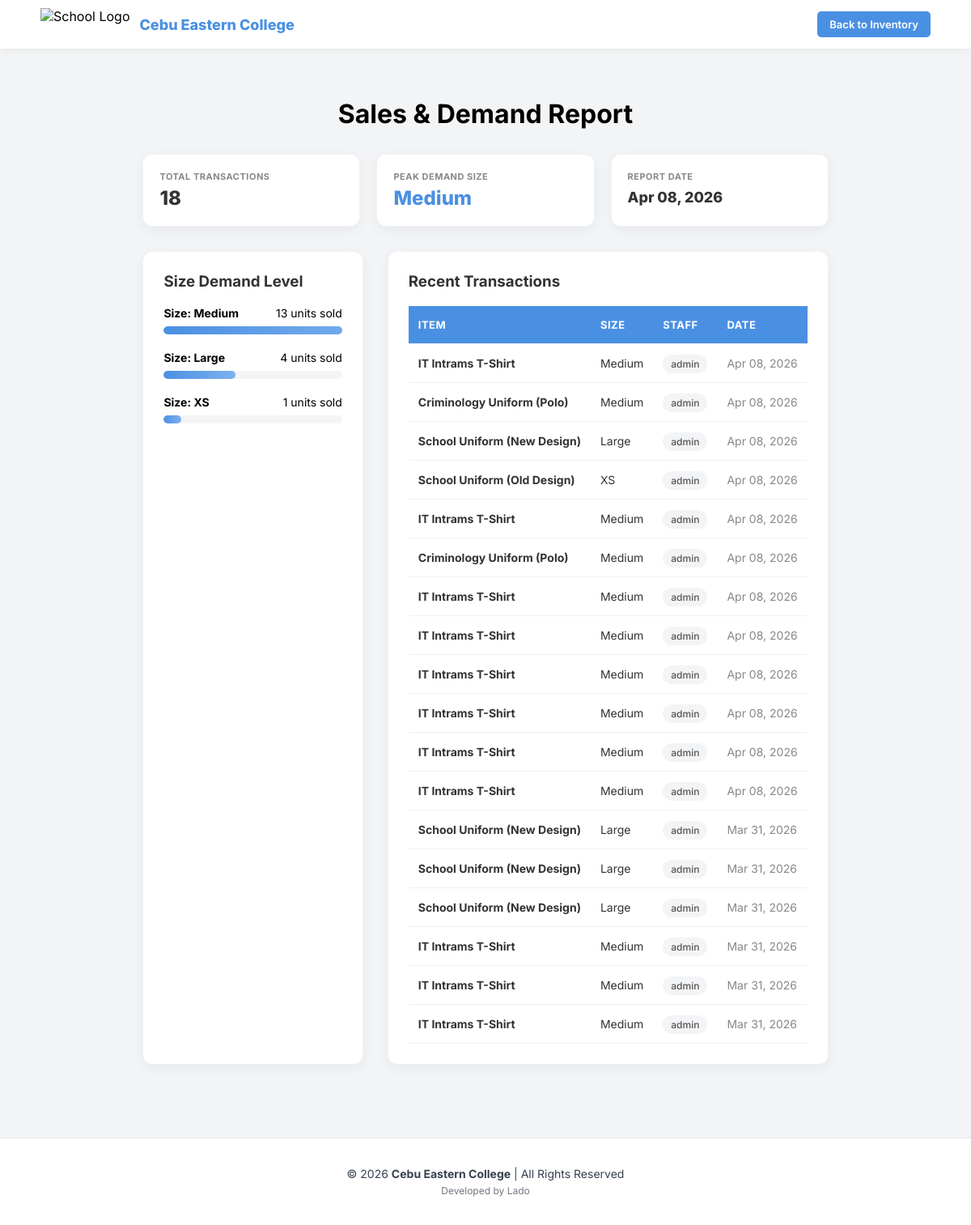
/report/ (signed in), run on the app's committed database.
### inventory/models.py (models this page shows, shortened)
class UniformItem(models.Model):
    SIZE_CHOICES = [
        ('XS', 'Extra Small'), ('S', 'Small'), ('M', 'Medium'),
        ('L', 'Large'), ('XL', 'Extra Large'), ('XXL', '2XL'), ('XXXL', '3XL'), ('N/A', 'N/A'),
    ]
    name = models.CharField(max_length=100)
    size = models.CharField(max_length=10, choices=SIZE_CHOICES)
    quantity = models.PositiveIntegerField()
    price = models.DecimalField(max_digits=8, decimal_places=2)

class Sale(models.Model):
    item = models.ForeignKey(UniformItem, on_delete=models.CASCADE)
    quantity_sold = models.PositiveIntegerField(default=1) # Tracks the "10 units"
    sale_date = models.DateTimeField(auto_now_add=True)
    sold_by = models.ForeignKey(User, on_delete=models.SET_NULL, null=True)

### inventory/views.py (the view)
# urls.py: path('report/', views.sales_report, name='sales_report'),
@login_required
def sales_report(request):
    sales_history = Sale.objects.all().order_by('-sale_date')
    demand_stats = Sale.objects.values('item__size').annotate(total_sold=Count('id')).order_by('-total_sold')
    return render(request, 'inventory/sales_report.html', {
        'sales_history': sales_history,
        'demand_stats': demand_stats
    })

### inventory/templates/inventory/sales_report.html (shortened to what this page needs)
{% load static %}
<!DOCTYPE html>
<html lang="en">
<head>
    <link rel="stylesheet" href="{% static 'inventory/css/list.css' %}">
    <link rel="stylesheet" href="{% static 'inventory/css/sales_report.css' %}">
</head>
<body>
<header class="top-nav">
    <div class="logo-section">
        <img src="{% static 'inventory/images/school-logo.jpg' %}" alt="School Logo" class="nav-logo">
        <span class="logo-text">Cebu Eastern College</span>
    </div>
    <div class="user-section">
        <a href="{% url 'product_list' %}" class="btn" style="background-color: #4a90e2; color: white; text-decoration: none; padding: 8px 15px; border-radius: 5px; font-weight: 600; font-size: 13px;">Back to Inventory</a>
    </div>
</header>
<div class="report-container">
    <h1 class="main-title">Sales & Demand Report</h1>
    <div class="summary-row">
        <div class="summary-card">
            <span class="summary-label">Total Transactions</span>
            <span class="summary-value">{{ sales_history.count }}</span>
        </div>
        <div class="summary-card">
            <span class="summary-label">Peak Demand Size</span>
            <span class="summary-value" style="color: #4a90e2;">
                {% if demand_stats %}{{ demand_stats.0.item__size }}{% else %}N/A{% endif %}
            </span>
        </div>
        <div class="summary-card">
            <span class="summary-label">Report Date</span>
            <span class="summary-value" style="font-size: 18px; line-height: 1.6;">{% now "M d, Y" %}</span>
        </div>
    </div>
    <div class="report-grid">
        <div class="stat-card">
            <h3>Size Demand Level</h3>
            {% for stat in demand_stats %}
            <div class="demand-item">
                <div class="demand-header">
                    <strong>Size: {{ stat.item__size }}</strong>
                    <span>{{ stat.total_sold }} units sold</span>
                </div>
                <div class="bar-container">
                    <div class="bar-fill" style="width: {{ stat.total_sold }}0%;"></div>
                </div>
            </div>
            {% empty %}
            <p style="color: #999;">No sales data available yet.</p>
            {% endfor %}
        </div>
        <div class="stat-card">
            <h3>Recent Transactions</h3>
            <table class="history-table">
                <thead>
                    <tr>
                        <th>Item</th>
                        <th>Size</th>
                        <th>Staff</th>
                        <th>Date</th>
                    </tr>
                </thead>
                <tbody>
                    {% for sale in sales_history %}
                    <tr>
                        <td><strong>{{ sale.item.name }}</strong></td>
                        <td>{{ sale.item.size }}</td>
                        <td><span class="staff-tag">{{ sale.sold_by.username }}</span></td>
                        <td style="color: #888;">{{ sale.sale_date|date:"M d, Y" }}</td>
                    </tr>
                    {% empty %}
                    <tr><td colspan="4" style="text-align: center; padding: 40px; color: #999;">No transaction history found.</td></tr>
                    {% endfor %}
                </tbody>
            </table>
        </div>
    </div>
</div>
<footer class="site-footer">
    <div class="footer-content">
        <p>&copy; 2026 <strong>Cebu Eastern College</strong> | All Rights Reserved</p>
        <p class="dev-tag">Developed by Lado</p>
    </div>
</footer>
</body>
</html>

### inventory/static/inventory/css/list.css (style rules this page uses)
body { font-family: 'Inter', sans-serif; background-color: #f3f4f6; margin: 0; display: flex; flex-direction: column; min-height: 100vh; }
.top-nav { background-color: #fff; display: flex; justify-content: space-between; align-items: center; padding: 10px 50px; box-shadow: 0 2px 10px rgba(0,0,0,0.05); }
.logo-section { display: flex; align-items: center; gap: 12px; }
.nav-logo { height: 40px; width: auto; }
.logo-text { font-weight: 800; font-size: 18px; color: #4a90e2; }
.user-section { display: flex; align-items: center; gap: 15px; }
.main-title { text-align: center; font-weight: 700; font-size: 32px; margin-bottom: 30px; }
table { width: 100%; border-collapse: collapse; }
thead { background-color: #4a90e2; color: white; }
th, td { padding: 15px; border-bottom: 1px solid #eee; }
.btn { padding: 8px 12px; border-radius: 4px; color: white; text-decoration: none; font-weight: 600; font-size: 13px; }
.site-footer { background-color: #fff; padding: 30px 0; text-align: center; border-top: 1px solid #e5e7eb; margin-top: 50px; }
.footer-content p { margin: 5px 0; color: #374151; font-size: 14px; }
.dev-tag { font-size: 12px !important; opacity: 0.7; }

### inventory/static/inventory/css/sales_report.css (style rules this page uses)
.report-container { max-width: 1100px; margin: 40px auto; padding: 0 20px; min-height: 70vh; font-family: 'Inter', sans-serif; }
.report-grid { display: grid; grid-template-columns: 1fr 2fr; gap: 30px; margin-top: 30px; }
.stat-card { background: white; padding: 25px; border-radius: 12px; box-shadow: 0 4px 15px rgba(0,0,0,0.05); border: 1px solid #eef2f7; }
.stat-card h3 { margin-top: 0; color: #333; font-weight: 700; }
.demand-item { margin-bottom: 20px; }
.demand-header { display: flex; justify-content: space-between; font-size: 14px; margin-bottom: 8px; }
.bar-container { height: 10px; background: #f3f4f6; border-radius: 5px; overflow: hidden; }
.bar-fill { height: 100%; background: #4a90e2; border-radius: 5px; transition: width 0.5s ease-in-out; }
.history-table th { background-color: #4a90e2; color: #ffffff; text-align: left; font-size: 13px; font-weight: 700; text-transform: uppercase; padding: 15px 12px; letter-spacing: 0.5px; }
.history-table td { padding: 15px 12px; border-bottom: 1px solid #f0f0f0; font-size: 14px; color: #333; }
.staff-tag { background: #f3f4f6; padding: 4px 10px; border-radius: 20px; font-size: 12px; color: #555; font-weight: 500; }

### inventory/templates/inventory/sales_report.html (style rules this page uses)
.summary-row { display: flex; gap: 20px; margin: 25px 0; }
.summary-card { flex: 1; background: white; padding: 20px; border-radius: 12px; border: 1px solid #eef2f7; box-shadow: 0 4px 15px rgba(0,0,0,0.05); }
.summary-label { font-size: 11px; font-weight: 700; color: #888; text-transform: uppercase; display: block; margin-bottom: 5px; letter-spacing: 0.5px; }
.summary-value { font-size: 24px; font-weight: 800; color: #333; }
.bar-fill { background: linear-gradient(90deg, #4a90e2, #7eb1ef) !important; }

### data on the page
UniformItem: item__size "Large", total_sold "4"
Sale: item.name "IT Intrams T-Shirt", item.size "Medium", sold_by.username "admin", sale_date "Apr 08, 2026"
Sale: item.name "Criminology Uniform (Polo)", item.size "Medium", sold_by.username "admin", sale_date "Apr 08, 2026"
Sale: item.name "School Uniform (New Design)", item.size "Large", sold_by.username "admin", sale_date "Apr 08, 2026"
Sale: item.name "School Uniform (Old Design)", item.size "XS", sold_by.username "admin", sale_date "Apr 08, 2026"
Sale: item.name "IT Intrams T-Shirt", item.size "Medium", sold_by.username "admin", sale_date "Apr 08, 2026"
Sale: item.name "Criminology Uniform (Polo)", item.size "Medium", sold_by.username "admin", sale_date "Apr 08, 2026"
Sale: item.name "IT Intrams T-Shirt", item.size "Medium", sold_by.username "admin", sale_date "Apr 08, 2026"
Sale: item.name "IT Intrams T-Shirt", item.size "Medium", sold_by.username "admin", sale_date "Apr 08, 2026"
Sale: item.name "IT Intrams T-Shirt", item.size "Medium", sold_by.username "admin", sale_date "Apr 08, 2026"
Sale: item.name "IT Intrams T-Shirt", item.size "Medium", sold_by.username "admin", sale_date "Apr 08, 2026"
Sale: item.name "IT Intrams T-Shirt", item.size "Medium", sold_by.username "admin", sale_date "Apr 08, 2026"
Sale: item.name "IT Intrams T-Shirt", item.size "Medium", sold_by.username "admin", sale_date "Apr 08, 2026"
Sale: item.name "School Uniform (New Design)", item.size "Large", sold_by.username "admin", sale_date "Mar 31, 2026"
Sale: item.name "School Uniform (New Design)", item.size "Large", sold_by.username "admin", sale_date "Mar 31, 2026"
Sale: item.name "School Uniform (New Design)", item.size "Large", sold_by.username "admin", sale_date "Mar 31, 2026"
Sale: item.name "IT Intrams T-Shirt", item.size "Medium", sold_by.username "admin", sale_date "Mar 31, 2026"
Sale: item.name "IT Intrams T-Shirt", item.size "Medium", sold_by.username "admin", sale_date "Mar 31, 2026"
Sale: item.name "IT Intrams T-Shirt", item.size "Medium", sold_by.username "admin", sale_date "Mar 31, 2026"

### other printed values
{{ sales_history.count }} "18"
{{ demand_stats.0.item__size }} "Medium"
{{ stat.item__size }} "Medium" "XS"
{{ stat.total_sold }} "13" "1"
